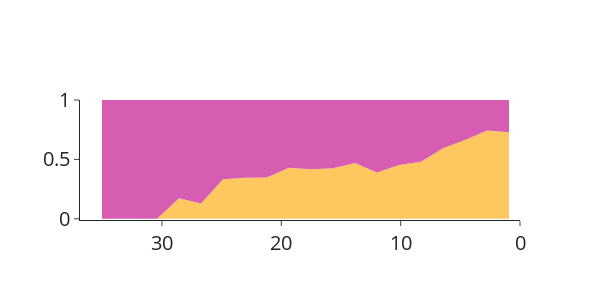

The code cell stored with this chart in its notebook:
### Code cell
col = 'dist'
hist_d = np.histogram(merged[col], bins=20, range = (0,max(merged[col])) )
xs = []
ys1 = []
ys2 = []
ys = []
left = 0
for right in tqdm(hist_d[1]):
    #print(left,right)
    sdf = merged.loc[(merged[col]>=left) & (merged[col]<right),:]
    sdf = sdf.loc[[_ for _ in sdf.index if _.startswith('N')],:]
    if sdf.shape[0]==0:continue
    num_anaerobe = len(sdf.index[sdf['A']<0.5])
    num_aerobe = sdf.shape[0]-num_anaerobe
    ys2.append(num_aerobe/sdf.shape[0])
    ys1.append(num_anaerobe/sdf.shape[0])
    ys.append(sdf.shape[0]/(merged.shape[0]-d1.shape[0]))
    xs.append(max(merged[col])-(left+right)/2)
    left = right
import plotly.graph_objects as go
fig = go.Figure()
fig.add_scatter(x=xs,y=ys2,mode='lines',opacity=0.7,fillcolor='#FFC75F', 
                marker=dict(size=4),
                name='Aerobe',fill='tozeroy',stackgroup='one',line=dict(width=0),showlegend=False)
fig.add_scatter(x=xs,y=ys1,mode='lines',opacity=0.7,fillcolor='#D65DB1',
                name='Anaerobe',fill='tonexty',stackgroup='one',line=dict(width=0),showlegend=False)
# fig.add_scatter(x=xs,y=ys,mode='markers+lines',name='Ratio of anaerobe')
fig.update_layout(height=300,width=600,xaxis_range=[max(merged[col]),0],yaxis_zeroline=False,yaxis_range=[-0.01,1],
                  font_size=20,
                 template='simple_white')
fig.show()

### Figure 1 — Plotly figure (JSON) as saved in the notebook; plotly's stock layout.template omitted (floating-point values rounded to 4 significant figures)
{"data": [{"fill": "tozeroy", "fillcolor": "#FFC75F", "line": {"width": 0}, "marker": {"size": 4}, "mode": "lines", "name": "Aerobe", "opacity": 0.7, "showlegend": false, "stackgroup": "one", "type": "scatter", "x": [35.03, 32.26, 30.42, 28.57, 26.73, 24.89, 23.04, 21.2, 19.36, 17.51, 15.67, 13.83, 11.98, 10.14, 8.295, 6.452, 4.609, 2.765, 0.9217], "y": [0, 0, 0, 0.1739, 0.1282, 0.3333, 0.3462, 0.3485, 0.4304, 0.4167, 0.4259, 0.469, 0.3889, 0.4537, 0.4801, 0.5931, 0.6624, 0.7423, 0.728]}, {"fill": "tonexty", "fillcolor": "#D65DB1", "line": {"width": 0}, "mode": "lines", "name": "Anaerobe", "opacity": 0.7, "showlegend": false, "stackgroup": "one", "type": "scatter", "x": [35.03, 32.26, 30.42, 28.57, 26.73, 24.89, 23.04, 21.2, 19.36, 17.51, 15.67, 13.83, 11.98, 10.14, 8.295, 6.452, 4.609, 2.765, 0.9217], "y": [1, 1, 1, 0.8261, 0.8718, 0.6667, 0.6538, 0.6515, 0.5696, 0.5833, 0.5741, 0.531, 0.6111, 0.5463, 0.5199, 0.4069, 0.3376, 0.2577, 0.272]}], "layout": {"font": {"size": 20}, "height": 300, "width": 600, "xaxis": {"range": [36.87, 0], "type": "linear"}, "yaxis": {"range": [-0.01, 1], "type": "linear", "zeroline": false}}}
